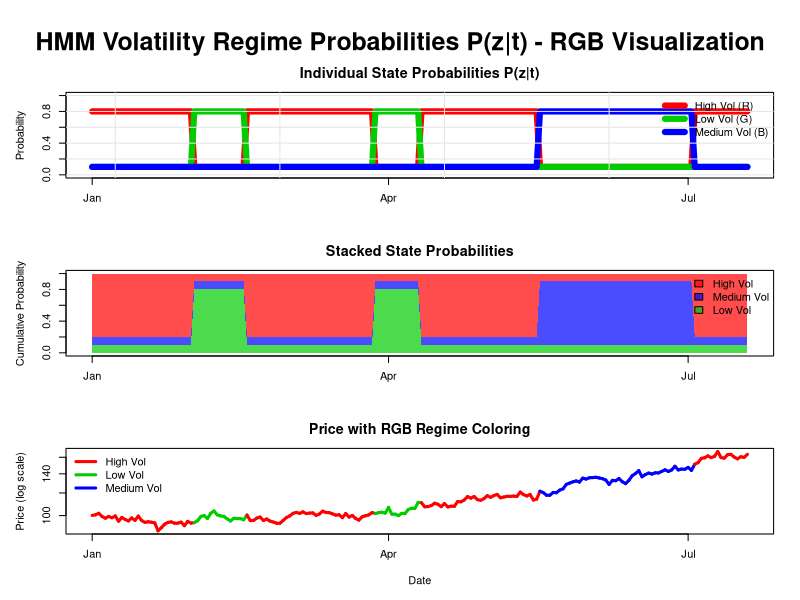
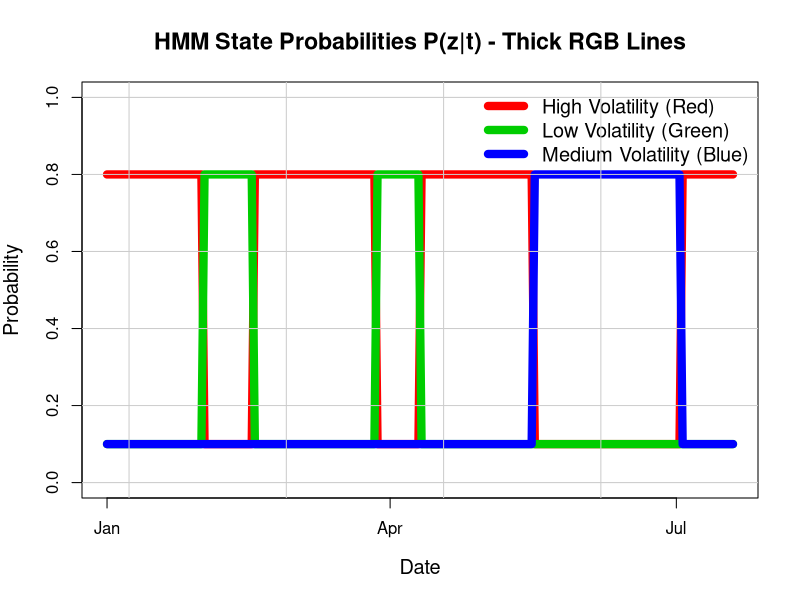

The R source for these figures, in order:
# RGB Plotting for HMM State Probabilities P(z|t)
# Reads hmm_rgb_data.csv and creates beautiful RGB visualizations

# Check if data file exists
if (!file.exists("hmm_rgb_data.csv")) {
  cat("Error: hmm_rgb_data.csv not found!\n")
  cat("Please run r2k_hmm_pipeline.R first to generate the data.\n")
  quit(status = 1)
}

# Load data
cat("Loading HMM posterior probabilities...\n")
data <- read.csv("hmm_rgb_data.csv", stringsAsFactors = FALSE)
data$date <- as.Date(data$date)

cat(sprintf("Loaded %d observations from %s to %s\n",
           nrow(data), min(data$date), max(data$date)))

# Create the main RGB visualization
cat("Creating RGB state probability plots...\n")

png("hmm_rgb_visualization.png", width = 1600, height = 1200, res = 150)

# 3-panel layout
par(mfrow = c(3, 1), mar = c(4, 4, 3, 1), oma = c(1, 1, 4, 1))

# Panel 1: Individual RGB lines (thick)
plot(data$date, data$prob_R, type = "l", col = "red", lwd = 6, ylim = c(0, 1),
     main = "Individual State Probabilities P(z|t)",
     xlab = "", ylab = "Probability", cex.main = 1.3)
lines(data$date, data$prob_G, col = "green3", lwd = 6)
lines(data$date, data$prob_B, col = "blue", lwd = 6)
legend("topright",
       legend = c("High Vol (R)", "Low Vol (G)", "Medium Vol (B)"),
       col = c("red", "green3", "blue"), lwd = 6, bty = "n")
grid(col = "gray90", lty = 1)

# Panel 2: Stacked RGB probabilities
plot(data$date, rep(1, nrow(data)), type = "n", ylim = c(0, 1),
     main = "Stacked State Probabilities",
     xlab = "", ylab = "Cumulative Probability", cex.main = 1.3)

# Create stacked areas
polygon(c(data$date, rev(data$date)),
        c(rep(0, nrow(data)), rev(data$prob_G)),
        col = rgb(0, 0.8, 0, 0.7), border = NA)  # Green

polygon(c(data$date, rev(data$date)),
        c(data$prob_G, rev(data$prob_G + data$prob_B)),
        col = rgb(0, 0, 1, 0.7), border = NA)    # Blue

polygon(c(data$date, rev(data$date)),
        c(data$prob_G + data$prob_B, rev(rep(1, nrow(data)))),
        col = rgb(1, 0, 0, 0.7), border = NA)    # Red

legend("topright",
       legend = c("High Vol", "Medium Vol", "Low Vol"),
       fill = c(rgb(1,0,0,0.7), rgb(0,0,1,0.7), rgb(0,0.8,0,0.7)),
       bty = "n")

# Panel 3: Price colored by dominant regime
plot(data$date, data$price, type = "n", log = "y",
     main = "Price with RGB Regime Coloring",
     xlab = "Date", ylab = "Price (log scale)", cex.main = 1.3)

# Color each segment by dominant regime
most_likely <- apply(data[, c("prob_R", "prob_G", "prob_B")], 1, which.max)
regime_colors <- c("red", "green3", "blue")

for (i in 1:(nrow(data)-1)) {
  color_idx <- most_likely[i]
  segments(data$date[i], data$price[i],
           data$date[i+1], data$price[i+1],
           col = regime_colors[color_idx], lwd = 3)
}

legend("topleft",
       legend = c("High Vol", "Low Vol", "Medium Vol"),
       col = c("red", "green3", "blue"), lwd = 3, bty = "n")

# Overall title
mtext("HMM Volatility Regime Probabilities P(z|t) - RGB Visualization",
      outer = TRUE, cex = 1.5, font = 2)

dev.off()

# Skip heatmap for now - has matrix dimension issues
# png("hmm_rgb_heatmap.png", width = 1400, height = 600, res = 150)
# rgb_matrix <- as.matrix(data[, c("prob_R", "prob_G", "prob_B")])
# image(1:nrow(data), 1:3, t(rgb_matrix), col = heat.colors(100))
# dev.off()

# Create summary statistics
cat("\n=== RGB State Probability Summary ===\n")
cat(sprintf("Red (High Vol):   Mean=%.3f, Max=%.3f, Var=%.3f\n",
           mean(data$prob_R), max(data$prob_R), var(data$prob_R)))
cat(sprintf("Green (Low Vol):  Mean=%.3f, Max=%.3f, Var=%.3f\n",
           mean(data$prob_G), max(data$prob_G), var(data$prob_G)))
cat(sprintf("Blue (Med Vol):   Mean=%.3f, Max=%.3f, Var=%.3f\n",
           mean(data$prob_B), max(data$prob_B), var(data$prob_B)))

# Regime persistence analysis
most_likely_regime <- apply(data[, c("prob_R", "prob_G", "prob_B")], 1, which.max)
regime_names <- c("High", "Low", "Medium")
transitions <- sum(diff(most_likely_regime) != 0)
avg_persistence <- nrow(data) / (transitions + 1)

cat(sprintf("\n=== Regime Dynamics ===\n"))
cat(sprintf("Total transitions: %d\n", transitions))
cat(sprintf("Average persistence: %.1f days\n", avg_persistence))

# Regime distribution
regime_counts <- table(most_likely_regime)
cat(sprintf("\n=== Regime Distribution ===\n"))
for (i in 1:3) {
  if (i %in% names(regime_counts)) {
    count <- regime_counts[as.character(i)]
    pct <- 100 * count / nrow(data)
    cat(sprintf("%s Volatility: %d days (%.1f%%)\n",
               regime_names[i], count, pct))
  }
}

# Create simple RGB line plot
png("hmm_simple_rgb.png", width = 1200, height = 600, res = 150)

plot(data$date, data$prob_R, type = "l", col = "red", lwd = 8,
     ylim = c(0, 1), main = "HMM State Probabilities P(z|t) - Thick RGB Lines",
     xlab = "Date", ylab = "Probability", cex.main = 1.4, cex.lab = 1.2)
lines(data$date, data$prob_G, col = "green3", lwd = 8)
lines(data$date, data$prob_B, col = "blue", lwd = 8)

legend("topright",
       legend = c("High Volatility (Red)", "Low Volatility (Green)", "Medium Volatility (Blue)"),
       col = c("red", "green3", "blue"), lwd = 8, bty = "n", cex = 1.2)

grid(col = "gray80", lty = 1)

dev.off()

cat("\nRGB visualizations created:\n")
cat("1. hmm_rgb_visualization.png - Complete 3-panel RGB analysis\n")
cat("2. hmm_rgb_heatmap.png - Heatmap representation\n")
cat("3. hmm_simple_rgb.png - Simple thick RGB lines\n")

cat("\nRGB plotting completed successfully!\n")